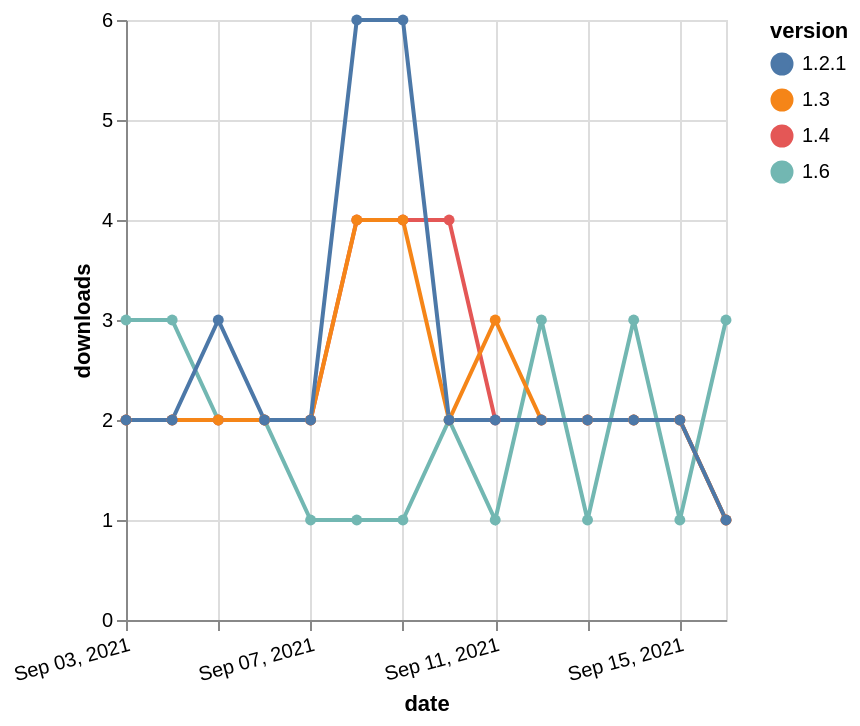

Write the Vega-Lite specification saved for this chart.
### Vega-Lite specification from a JSON file in a GitHub repository (floating-point values rounded to 4 significant figures)
{"$schema": "https://vega.github.io/schema/vega-lite/v5.json", "description": "A simple bar chart with embedded data.", "data": {"values": [{"date": "2021-09-03", "total": 430, "delta": 3, "version": "1.6"}, {"date": "2021-09-04", "total": 433, "delta": 3, "version": "1.6"}, {"date": "2021-09-05", "total": 435, "delta": 2, "version": "1.6"}, {"date": "2021-09-06", "total": 437, "delta": 2, "version": "1.6"}, {"date": "2021-09-07", "total": 438, "delta": 1, "version": "1.6"}, {"date": "2021-09-08", "total": 439, "delta": 1, "version": "1.6"}, {"date": "2021-09-09", "total": 440, "delta": 1, "version": "1.6"}, {"date": "2021-09-10", "total": 442, "delta": 2, "version": "1.6"}, {"date": "2021-09-11", "total": 443, "delta": 1, "version": "1.6"}, {"date": "2021-09-12", "total": 446, "delta": 3, "version": "1.6"}, {"date": "2021-09-13", "total": 447, "delta": 1, "version": "1.6"}, {"date": "2021-09-14", "total": 450, "delta": 3, "version": "1.6"}, {"date": "2021-09-15", "total": 451, "delta": 1, "version": "1.6"}, {"date": "2021-09-16", "total": 454, "delta": 3, "version": "1.6"}, {"date": "2021-09-03", "total": 2925, "delta": 2, "version": "1.4"}, {"date": "2021-09-04", "total": 2927, "delta": 2, "version": "1.4"}, {"date": "2021-09-05", "total": 2929, "delta": 2, "version": "1.4"}, {"date": "2021-09-06", "total": 2931, "delta": 2, "version": "1.4"}, {"date": "2021-09-07", "total": 2933, "delta": 2, "version": "1.4"}, {"date": "2021-09-08", "total": 2937, "delta": 4, "version": "1.4"}, {"date": "2021-09-09", "total": 2941, "delta": 4, "version": "1.4"}, {"date": "2021-09-10", "total": 2945, "delta": 4, "version": "1.4"}, {"date": "2021-09-11", "total": 2947, "delta": 2, "version": "1.4"}, {"date": "2021-09-12", "total": 2949, "delta": 2, "version": "1.4"}, {"date": "2021-09-13", "total": 2951, "delta": 2, "version": "1.4"}, {"date": "2021-09-14", "total": 2953, "delta": 2, "version": "1.4"}, {"date": "2021-09-15", "total": 2955, "delta": 2, "version": "1.4"}, {"date": "2021-09-16", "total": 2956, "delta": 1, "version": "1.4"}, {"date": "2021-09-03", "total": 2972, "delta": 2, "version": "1.3"}, {"date": "2021-09-04", "total": 2974, "delta": 2, "version": "1.3"}, {"date": "2021-09-05", "total": 2976, "delta": 2, "version": "1.3"}, {"date": "2021-09-06", "total": 2978, "delta": 2, "version": "1.3"}, {"date": "2021-09-07", "total": 2980, "delta": 2, "version": "1.3"}, {"date": "2021-09-08", "total": 2984, "delta": 4, "version": "1.3"}, {"date": "2021-09-09", "total": 2988, "delta": 4, "version": "1.3"}, {"date": "2021-09-10", "total": 2990, "delta": 2, "version": "1.3"}, {"date": "2021-09-11", "total": 2993, "delta": 3, "version": "1.3"}, {"date": "2021-09-12", "total": 2995, "delta": 2, "version": "1.3"}, {"date": "2021-09-13", "total": 2997, "delta": 2, "version": "1.3"}, {"date": "2021-09-14", "total": 2999, "delta": 2, "version": "1.3"}, {"date": "2021-09-15", "total": 3001, "delta": 2, "version": "1.3"}, {"date": "2021-09-16", "total": 3002, "delta": 1, "version": "1.3"}, {"date": "2021-09-03", "total": 3409, "delta": 2, "version": "1.2.1"}, {"date": "2021-09-04", "total": 3411, "delta": 2, "version": "1.2.1"}, {"date": "2021-09-05", "total": 3414, "delta": 3, "version": "1.2.1"}, {"date": "2021-09-06", "total": 3416, "delta": 2, "version": "1.2.1"}, {"date": "2021-09-07", "total": 3418, "delta": 2, "version": "1.2.1"}, {"date": "2021-09-08", "total": 3424, "delta": 6, "version": "1.2.1"}, {"date": "2021-09-09", "total": 3430, "delta": 6, "version": "1.2.1"}, {"date": "2021-09-10", "total": 3432, "delta": 2, "version": "1.2.1"}, {"date": "2021-09-11", "total": 3434, "delta": 2, "version": "1.2.1"}, {"date": "2021-09-12", "total": 3436, "delta": 2, "version": "1.2.1"}, {"date": "2021-09-13", "total": 3438, "delta": 2, "version": "1.2.1"}, {"date": "2021-09-14", "total": 3440, "delta": 2, "version": "1.2.1"}, {"date": "2021-09-15", "total": 3442, "delta": 2, "version": "1.2.1"}, {"date": "2021-09-16", "total": 3443, "delta": 1, "version": "1.2.1"}]}, "width": "container", "mark": {"type": "line", "point": {"filled": true}}, "encoding": {"x": {"field": "date", "type": "temporal", "timeUnit": "yearmonthdate", "title": "date", "axis": {"labelAngle": -15}}, "y": {"field": "delta", "type": "quantitative", "title": "downloads"}, "color": {"field": "version", "type": "nominal"}, "tooltip": {"field": "delta"}}}
